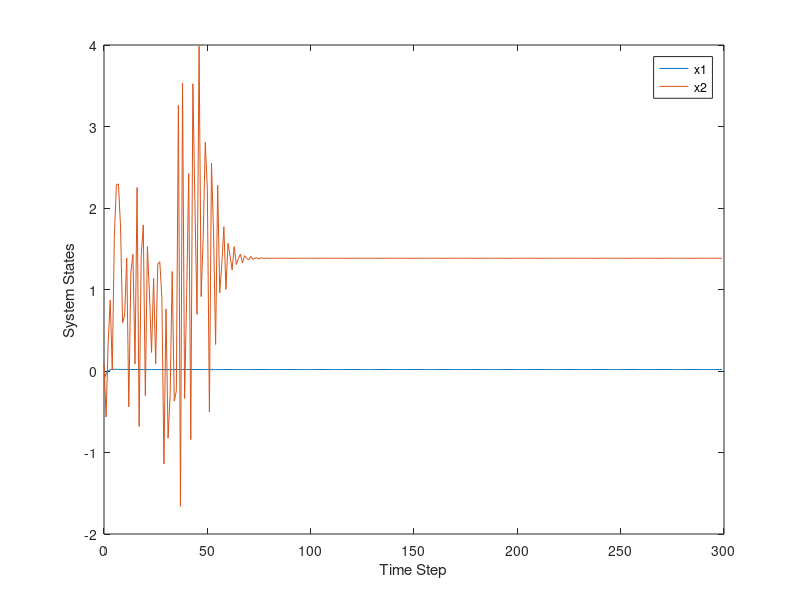
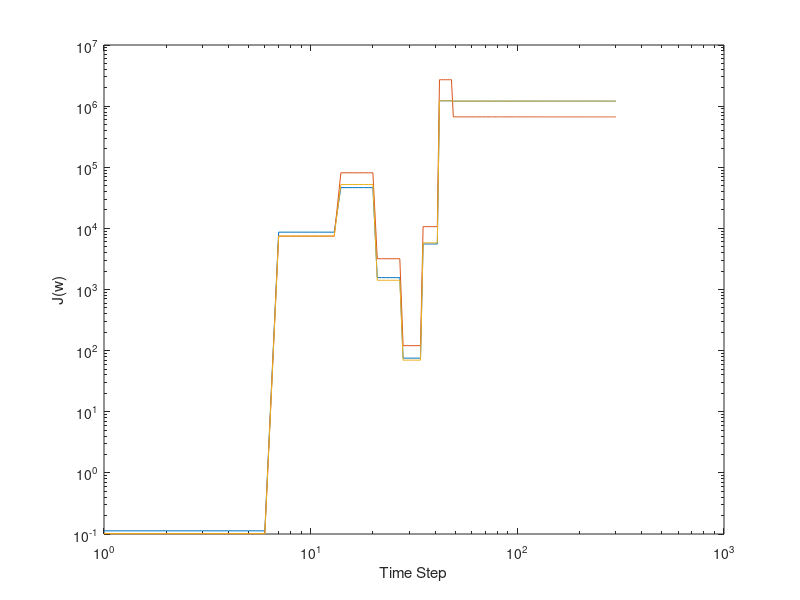

Write the MATLAB code that produced these figures, in order.
close all
clc
clear
% Initial Structures
T=300; % number of time steps
dt=1e-3; % time step size
time=T*dt; %elapsed time
t_vector=0:dt:time;
m=3; % number of agents
n=2; % number of states
n_bar=1; % number of control commands
xx=n*(n+1)/2; %combination of states with replacement
uu=n_bar*(n_bar+1)/2;  % n_bar*(n_bar+1)/2 is combinations of control commands with replacement
tau=(n+n_bar)*(n+n_bar+1)/2; % number of weights
w=zeros(tau,T,m); % weights , Note: weights that correspnd to x*x elements in phi(x) go with S_xx and so on
G_c=[1,1,0;1,1,1;0,1,1];% communication matrix  doubly_stochastic(m);
x=zeros(n,T,m); %states
psi=zeros(tau,T+1,m); % combined weights
mu=.0000001*ones(1,T); % optimization algorithm step-size
epsilon=.01; % convergance tolerance  .0000000001;
h_coef=zeros(n_bar,n,m); % control policy coefficient

% Initial Conditions
x(:,1,1)=[-.1;.1];
x_hat(:,1,1)=[.01;0];
x_hat(:,1,2)=[0;.01];
x_hat(:,1,3)=[0;0];
% x_hat(:,1,1)=[-.1;.1];
% x_hat(:,1,2)=[-.1;.1];
% x_hat(:,1,3)=[-.1;.1];

k=ones(m,1);
zbar(1:tau,1:7,m)=0; %Basis Funtions
d_target(1:7,1,m)=0;
H=zeros(3,3,m);
H(:,:,1)=[1 0 1;
          0 1 0;
          1 0 1];
H(:,:,2)=[1 0 1;0 1 0;1 0 1];
H(:,:,3)=[1 0 1;0 1 0;1 0 1];
Hyy=H(3,3,1);Hyx=H(3,1:2,1);
h_coef(:,:,1)=-inv(Hyy)*Hyx;
h_coef(:,:,2)=-inv(Hyy)*Hyx;
h_coef(:,:,3)=-inv(Hyy)*Hyx;
%L=-inv(Hyy)*Hyx;
R=1;P=eye(2,2);G=[P [0 ; 0];[0 0] R];

B=[0;1];

wnew(:,1,:)=zeros(tau,1,m);
th(:,1)=[0.3;1.5;1];
for t=1:T
    
    if t<50
        a1=0;
        a2=0.97;
    else
        a1=0;
        a2=0;
    end
    noise=a2*(0.5*sin(2.0*t)^2*cos(10.1*t)+0.9*sin(1.102*t)^2*cos(4.001*t)+0.3*sin(1.99*t)^2*cos(7*t)+0.3*sin(10.0*t)^3+0.7*sin(3.0*t)^2*cos(4.0*t)+0.3*sin(3.00*t)*1*cos(1.2*t)^2+0.400*sin(1.12*t)^2+0.5*cos(2.4*t)*sin(8*t)^2+0.3*sin(1.000*t)^1*cos(0.799999*t)^2+0.3*sin(4*t)^3+0.4*cos(2*t)*1*sin(5*t)^4+0.3*sin(10.00*t)^3);
    
    h_coef_bar=zeros(n_bar,n,1);
    
    u_prev=zeros(n_bar,1);
    % u_bar Calculation
    for ind=1:m
        x_prev=x_hat(:,t,ind);
        %h_coef_bar=((h_coef(:,:,ind)./m)+h_coef_bar);
        u_prev=((h_coef(:,:,ind)*x_prev)./m +u_prev);%u_prev=((h_coef(:,:,ind)*x_prev +noise)./m +u_prev);
    end
    u_prev=u_prev+noise;
    
    % System Dynamics
    th(:,t+1)=[0.3;1.5;.1];
    x(:,t+1)=[th(1,t)*x(1,t)^.7;th(2,t)*x(2,t)^.7]+B*u_prev;
    for i=1:m
    x_hat(:,t+1,i)=x(:,t+1);
    end
    
    % Individual Agents Update weights
    for i =1:m
        
        x_prev=x_hat(:,t,i);
        
        
        % u_bar_now Calculation
        u_now=zeros(n_bar,1);
        for ind=1:m
            x_now=x_hat(:,t+1,ind);
            %h_coef_bar=((h_coef(:,:,ind)./m)+h_coef_bar);
            u_now=((h_coef(:,:,ind)*x_now)./m +u_now);
        end
        x_now=x_hat(:,t+1,i); % updated states
        
        if t==1
            d0= [x_prev; u_prev]'*G*[x_prev; u_prev]+[x_now; u_now]'*H(:,:,i)*[x_now; u_now];   %d_target(8,1);   r(x_prev,u_prev)
            Jnew(i)=(d0-[x_prev; u_prev]'*H(:,:,i)*[x_prev; u_prev])^2;
        end
        
        if t<50
            
            d_target(1,1,i)=d_target(2,1,i);
            d_target(2,1,i)=d_target(3,1,i);
            d_target(3,1,i)=d_target(4,1,i);
            d_target(4,1,i)=d_target(5,1,i);
            d_target(5,1,i)=d_target(6,1,i);
            d_target(6,1,i)=d_target(7,1,i);
            d_target(7,1,i)= 10*x_prev(1)^2+15*x_prev(2)^2+ u_prev^2+[x_now; u_now]'*H(:,:,i)*[x_now; u_now]; 
            
            zbar(:,1,i)=zbar(:,2,i);
            zbar(:,2,i)=zbar(:,3,i);
            zbar(:,3,i)=zbar(:,4,i);
            zbar(:,4,i)=zbar(:,5,i);
            zbar(:,5,i)=zbar(:,6,i);
            zbar(:,6,i)=zbar(:,7,i);
            zbar(:,7,i)=[x_prev(1)^2;
                         x_prev(1)*x_prev(2);
                         x_prev(1)*u_prev;
                         x_prev(2)^2;
                         x_prev(2)*u_prev;
                         u_prev^2];       
            
            
            
            if mod(t,7)==0
                zbar2=zbar(:,:,i)*zbar(:,:,i)';
                q=zbar(:,:,i)*d_target(:,:,i);
                wnew(:,k(i)+1,i)=inv(zbar2)*q;
                %Update Weights
                w(:,k(i)+1,i)=inv(zbar2)*q;
                H_i(:,:)=[w(1,k(i)+1,i) w(2,k(i)+1,i)/2 w(3,k(i)+1,i)/2; 
                          w(2,k(i)+1,i)/2 w(4,k(i)+1,i) w(5,k(i)+1,i)/2;
                          w(3,k(i)+1,i)/2 w(5,k(i)+1,i)/2 w(6,k(i)+1,i)];
                Jnew(i)=(d_target(7,1,i)-[x_prev; u_prev]'*H_i(:,:)*[x_prev; u_prev])^2;
                k(i)=k(i)+1;
                
                
            end
            
        end
        
        J(t,i)=Jnew(i);
        wt(:,t,i)=wnew(:,k(i),i);
    end
    
    % Weigth sharing and updates
    if mod(t,7)==0
        for i=1:m
            w_bar=zeros(tau);
%             w_bar=zeros(tau,T);
            for j=1:m
                w_bar=(G_c(i,j)*(w(:,k(j),j))+w_bar);
            end
      
             H(:,:,i)=[w_bar(1)   w_bar(2)/2 w_bar(3)/2; 
                       w_bar(2)/2 w_bar(4)   w_bar(5)/2;
                       w_bar(3)/2 w_bar(5)/2 w_bar(6)];
%           
%             H(:,:,i)=[w_bar(1,k(1))   w_bar(2,k(1))/2 w_bar(3,k(1))/2; 
%                       w_bar(2,k(1))/2 w_bar(4,k(1))   w_bar(5,k(1))/2;
%                       w_bar(3,k(1))/2 w(5,k(1))/2     w_bar(6,k(1))];

            Hyy=H(3,3,i);Hyx=H(3,1:2,i);
            h_coef(:,:,i)=-inv(Hyy)*Hyx;
        end
    end
    hvec_coef1(:,t)=h_coef(:,:,1);
    hvec_coef2(:,t)=h_coef(:,:,2);
    h_vec(:,t)=h_coef_bar;
    
end


plot((1:T)-1,x(:,1:T,1))
legend('x1','x2')
xlabel('Time Step')
ylabel('System States')
% figure
% plot((1:T+1)-1,x_tilde(:,1:T+1))
% xlabel('Time Step')
% ylabel('State Estimation Error')
figure
loglog(1:T,J)
xlabel('Time Step')
ylabel('J(w)')


